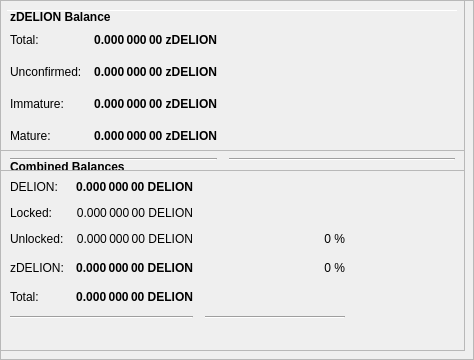
        <widget class="QFrame" name="frameObfuscation">
         <property name="minimumSize">
          <size>
           <width>0</width>
           <height>350</height>
          </size>
         </property>
         <property name="layoutDirection">
          <enum>Qt::LeftToRight</enum>
         </property>
         <property name="frameShape">
          <enum>QFrame::StyledPanel</enum>
         </property>
         <property name="frameShadow">
          <enum>QFrame::Raised</enum>
         </property>
         <widget class="QPushButton" name="runAutoDenom">
          <property name="geometry">
           <rect>
            <x>251</x>
            <y>17</y>
            <width>1</width>
            <height>1</height>
           </rect>
          </property>
          <property name="palette">
           <palette>
            <active>
             <colorrole role="WindowText">
              <brush brushstyle="SolidPattern">
               <color alpha="255">
                <red>0</red>
                <green>0</green>
                <blue>0</blue>
               </color>
              </brush>
             </colorrole>
             <colorrole role="Button">
              <brush brushstyle="SolidPattern">
               <color alpha="255">
                <red>239</red>
                <green>238</green>
                <blue>238</blue>
               </color>
              </brush>
             </colorrole>
             <colorrole role="Light">
              <brush brushstyle="SolidPattern">
               <color alpha="255">
                <red>255</red>
                <green>255</green>
                <blue>255</blue>
               </color>
              </brush>
             </colorrole>
             <colorrole role="Midlight">
              <brush brushstyle="SolidPattern">
               <color alpha="255">
                <red>247</red>
                <green>246</green>
                <blue>246</blue>
               </color>
              </brush>
             </colorrole>
             <colorrole role="Dark">
              <brush brushstyle="SolidPattern">
               <color alpha="255">
                <red>119</red>
                <green>119</green>
                <blue>119</blue>
               </color>
              </brush>
             </colorrole>
             <colorrole role="Mid">
              <brush brushstyle="SolidPattern">
               <color alpha="255">
                <red>159</red>
                <green>159</green>
                <blue>159</blue>
               </color>
              </brush>
             </colorrole>
             <colorrole role="Text">
              <brush brushstyle="SolidPattern">
               <color alpha="255">
                <red>0</red>
                <green>0</green>
                <blue>0</blue>
               </color>
              </brush>
             </colorrole>
             <colorrole role="BrightText">
              <brush brushstyle="SolidPattern">
               <color alpha="255">
                <red>255</red>
                <green>255</green>
                <blue>255</blue>
               </color>
              </brush>
             </colorrole>
             <colorrole role="ButtonText">
              <brush brushstyle="SolidPattern">
               <color alpha="255">
                <red>0</red>
                <green>0</green>
                <blue>0</blue>
               </color>
              </brush>
             </colorrole>
             <colorrole role="Base">
              <brush brushstyle="SolidPattern">
               <color alpha="255">
                <red>255</red>
                <green>255</green>
                <blue>255</blue>
               </color>
              </brush>
             </colorrole>
             <colorrole role="Window">
              <brush brushstyle="SolidPattern">
               <color alpha="255">
                <red>239</red>
                <green>238</green>
                <blue>238</blue>
               </color>
              </brush>
             </colorrole>
             <colorrole role="Shadow">
              <brush brushstyle="SolidPattern">
               <color alpha="255">
                <red>0</red>
                <green>0</green>
                <blue>0</blue>
               </color>
              </brush>
             </colorrole>
             <colorrole role="AlternateBase">
              <brush brushstyle="SolidPattern">
               <color alpha="255">
                <red>247</red>
                <green>246</green>
                <blue>246</blue>
               </color>
              </brush>
             </colorrole>
             <colorrole role="ToolTipBase">
              <brush brushstyle="SolidPattern">
               <color alpha="255">
                <red>255</red>
                <green>255</green>
                <blue>220</blue>
               </color>
              </brush>
             </colorrole>
             <colorrole role="ToolTipText">
              <brush brushstyle="SolidPattern">
               <color alpha="255">
                <red>0</red>
                <green>0</green>
                <blue>0</blue>
               </color>
              </brush>
             </colorrole>
            </active>
            <inactive>
             <colorrole role="WindowText">
              <brush brushstyle="SolidPattern">
               <color alpha="255">
                <red>0</red>
                <green>0</green>
                <blue>0</blue>
               </color>
              </brush>
             </colorrole>
             <colorrole role="Button">
              <brush brushstyle="SolidPattern">
               <color alpha="255">
                <red>239</red>
                <green>238</green>
                <blue>238</blue>
               </color>
              </brush>
             </colorrole>
             <colorrole role="Light">
              <brush brushstyle="SolidPattern">
               <color alpha="255">
                <red>255</red>
                <green>255</green>
                <blue>255</blue>
               </color>
              </brush>
             </colorrole>
             <colorrole role="Midlight">
              <brush brushstyle="SolidPattern">
               <color alpha="255">
                <red>247</red>
                <green>246</green>
                <blue>246</blue>
               </color>
              </brush>
             </colorrole>
             <colorrole role="Dark">
              <brush brushstyle="SolidPattern">
               <color alpha="255">
                <red>119</red>
                <green>119</green>
                <blue>119</blue>
               </color>
              </brush>
             </colorrole>
             <colorrole role="Mid">
              <brush brushstyle="SolidPattern">
               <color alpha="255">
                <red>159</red>
                <green>159</green>
                <blue>159</blue>
               </color>
              </brush>
             </colorrole>
             <colorrole role="Text">
              <brush brushstyle="SolidPattern">
               <color alpha="255">
                <red>0</red>
                <green>0</green>
                <blue>0</blue>
               </color>
              </brush>
             </colorrole>
             <colorrole role="BrightText">
              <brush brushstyle="SolidPattern">
               <color alpha="255">
                <red>255</red>
                <green>255</green>
                <blue>255</blue>
               </color>
              </brush>
             </colorrole>
             <colorrole role="ButtonText">
              <brush brushstyle="SolidPattern">
               <color alpha="255">
                <red>0</red>
                <green>0</green>
                <blue>0</blue>
               </color>
              </brush>
             </colorrole>
             <colorrole role="Base">
              <brush brushstyle="SolidPattern">
               <color alpha="255">
                <red>255</red>
                <green>255</green>
                <blue>255</blue>
               </color>
              </brush>
             </colorrole>
             <colorrole role="Window">
              <brush brushstyle="SolidPattern">
               <color alpha="255">
                <red>239</red>
                <green>238</green>
                <blue>238</blue>
               </color>
              </brush>
             </colorrole>
             <colorrole role="Shadow">
              <brush brushstyle="SolidPattern">
               <color alpha="255">
                <red>0</red>
                <green>0</green>
                <blue>0</blue>
               </color>
              </brush>
             </colorrole>
             <colorrole role="AlternateBase">
              <brush brushstyle="SolidPattern">
               <color alpha="255">
                <red>247</red>
                <green>246</green>
                <blue>246</blue>
               </color>
              </brush>
             </colorrole>
             <colorrole role="ToolTipBase">
              <brush brushstyle="SolidPattern">
               <color alpha="255">
                <red>255</red>
                <green>255</green>
                <blue>220</blue>
               </color>
              </brush>
             </colorrole>
             <colorrole role="ToolTipText">
              <brush brushstyle="SolidPattern">
               <color alpha="255">
                <red>0</red>
                <green>0</green>
                <blue>0</blue>
               </color>
              </brush>
             </colorrole>
            </inactive>
            <disabled>
             <colorrole role="WindowText">
              <brush brushstyle="SolidPattern">
               <color alpha="255">
                <red>119</red>
                <green>119</green>
                <blue>119</blue>
               </color>
              </brush>
             </colorrole>
             <colorrole role="Button">
              <brush brushstyle="SolidPattern">
               <color alpha="255">
                <red>239</red>
                <green>238</green>
                <blue>238</blue>
               </color>
              </brush>
             </colorrole>
             <colorrole role="Light">
              <brush brushstyle="SolidPattern">
               <color alpha="255">
                <red>255</red>
                <green>255</green>
                <blue>255</blue>
               </color>
              </brush>
             </colorrole>
             <colorrole role="Midlight">
              <brush brushstyle="SolidPattern">
               <color alpha="255">
                <red>247</red>
                <green>246</green>
                <blue>246</blue>
               </color>
              </brush>
             </colorrole>
             <colorrole role="Dark">
              <brush brushstyle="SolidPattern">
               <color alpha="255">
                <red>119</red>
                <green>119</green>
                <blue>119</blue>
               </color>
              </brush>
             </colorrole>
             <colorrole role="Mid">
              <brush brushstyle="SolidPattern">
               <color alpha="255">
                <red>159</red>
                <green>159</green>
                <blue>159</blue>
               </color>
              </brush>
             </colorrole>
             <colorrole role="Text">
              <brush brushstyle="SolidPattern">
               <color alpha="255">
                <red>119</red>
                <green>119</green>
                <blue>119</blue>
               </color>
              </brush>
             </colorrole>
             <colorrole role="BrightText">
              <brush brushstyle="SolidPattern">
               <color alpha="255">
                <red>255</red>
                <green>255</green>
                <blue>255</blue>
               </color>
              </brush>
             </colorrole>
             <colorrole role="ButtonText">
              <brush brushstyle="SolidPattern">
               <color alpha="255">
                <red>119</red>
                <green>119</green>
                <blue>119</blue>
               </color>
              </brush>
             </colorrole>
             <colorrole role="Base">
              <brush brushstyle="SolidPattern">
               <color alpha="255">
                <red>239</red>
                <green>238</green>
                <blue>238</blue>
               </color>
              </brush>
             </colorrole>
             <colorrole role="Window">
              <brush brushstyle="SolidPattern">
               <color alpha="255">
                <red>239</red>
                <green>238</green>
                <blue>238</blue>
               </color>
              </brush>
             </colorrole>
             <colorrole role="Shadow">
              <brush brushstyle="SolidPattern">
               <color alpha="255">
                <red>0</red>
                <green>0</green>
                <blue>0</blue>
               </color>
              </brush>
             </colorrole>
             <colorrole role="AlternateBase">
              <brush brushstyle="SolidPattern">
               <color alpha="255">
                <red>239</red>
                <green>238</green>
                <blue>238</blue>
               </color>
              </brush>
             </colorrole>
             <colorrole role="ToolTipBase">
              <brush brushstyle="SolidPattern">
               <color alpha="255">
                <red>255</red>
                <green>255</green>
                <blue>220</blue>
               </color>
              </brush>
             </colorrole>
             <colorrole role="ToolTipText">
              <brush brushstyle="SolidPattern">
               <color alpha="255">
                <red>0</red>
                <green>0</green>
                <blue>0</blue>
               </color>
              </brush>
             </colorrole>
            </disabled>
           </palette>
          </property>
          <property name="focusPolicy">
           <enum>Qt::NoFocus</enum>
          </property>
          <property name="autoFillBackground">
           <bool>true</bool>
          </property>
          <property name="text">
           <string/>
          </property>
          <property name="flat">
           <bool>true</bool>
          </property>
         </widget>
         <widget class="Line" name="line">
          <property name="geometry">
           <rect>
            <x>7</x>
            <y>10</y>
            <width>451</width>
            <height>1</height>
           </rect>
          </property>
          <property name="orientation">
           <enum>Qt::Horizontal</enum>
          </property>
         </widget>
         <widget class="QFrame" name="frame_3">
          <property name="geometry">
           <rect>
            <x>0</x>
            <y>150</y>
            <width>465</width>
            <height>201</height>
           </rect>
          </property>
          <property name="frameShape">
           <enum>QFrame::StyledPanel</enum>
          </property>
          <property name="frameShadow">
           <enum>QFrame::Raised</enum>
          </property>
          <layout class="QVBoxLayout" name="verticalLayout_5">
           <item>
            <layout class="QHBoxLayout" name="horizontalLayout_5" stretch="0">
             <item>
              <widget class="QLabel" name="label_5z">
               <property name="maximumSize">
                <size>
                 <width>16777215</width>
                 <height>20</height>
                </size>
               </property>
               <property name="font">
                <font>
                 <weight>75</weight>
                 <bold>true</bold>
                </font>
               </property>
               <property name="toolTip">
                <string>Combined Balances (including unconfirmed and immature coins)</string>
               </property>
               <property name="text">
                <string>&lt;html&gt;&lt;head/&gt;&lt;body&gt;&lt;p&gt;Combined Balances&lt;/p&gt;&lt;/body&gt;&lt;/html&gt;</string>
               </property>
              </widget>
             </item>
            </layout>
           </item>
           <item>
            <layout class="QGridLayout" name="gridLayout_3">
             <property name="spacing">
              <number>12</number>
             </property>
             <item row="7" column="0" colspan="2">
              <widget class="Line" name="lineSpendableBalance_3">
               <property name="orientation">
                <enum>Qt::Horizontal</enum>
               </property>
              </widget>
             </item>
             <item row="7" column="2">
              <widget class="Line" name="lineWatchBalance_3">
               <property name="sizePolicy">
                <sizepolicy hsizetype="Preferred" vsizetype="Fixed">
                 <horstretch>0</horstretch>
                 <verstretch>0</verstretch>
                </sizepolicy>
               </property>
               <property name="minimumSize">
                <size>
                 <width>140</width>
                 <height>0</height>
                </size>
               </property>
               <property name="orientation">
                <enum>Qt::Horizontal</enum>
               </property>
              </widget>
             </item>
             <item row="4" column="1">
              <widget class="QLabel" name="labelzBalancez">
               <property name="font">
                <font>
                 <weight>75</weight>
                 <bold>true</bold>
                </font>
               </property>
               <property name="cursor">
                <cursorShape>IBeamCursor</cursorShape>
               </property>
               <property name="toolTip">
                <string>Total of transactions that have yet to be confirmed, and do not yet count toward the spendable balance</string>
               </property>
               <property name="text">
                <string notr="true">0.000 000 00 DELION</string>
               </property>
               <property name="alignment">
                <set>Qt::AlignRight|Qt::AlignTrailing|Qt::AlignVCenter</set>
               </property>
               <property name="textInteractionFlags">
                <set>Qt::LinksAccessibleByMouse|Qt::TextSelectableByKeyboard|Qt::TextSelectableByMouse</set>
               </property>
              </widget>
             </item>
             <item row="6" column="1">
              <widget class="QLabel" name="labelTotalz">
               <property name="font">
                <font>
                 <weight>75</weight>
                 <bold>true</bold>
                </font>
               </property>
               <property name="cursor">
                <cursorShape>IBeamCursor</cursorShape>
               </property>
               <property name="toolTip">
                <string>Total Balance, including unconfirmed and immature coins.</string>
               </property>
               <property name="text">
                <string notr="true">0.000 000 00 DELION</string>
               </property>
               <property name="alignment">
                <set>Qt::AlignRight|Qt::AlignTrailing|Qt::AlignVCenter</set>
               </property>
               <property name="textInteractionFlags">
                <set>Qt::LinksAccessibleByMouse|Qt::TextSelectableByKeyboard|Qt::TextSelectableByMouse</set>
               </property>
              </widget>
             </item>
             <item row="4" column="3">
              <spacer name="horizontalSpacer_6">
               <property name="orientation">
                <enum>Qt::Horizontal</enum>
               </property>
               <property name="sizeHint" stdset="0">
                <size>
                 <width>40</width>
                 <height>20</height>
                </size>
               </property>
              </spacer>
             </item>
             <item row="6" column="0">
              <widget class="QLabel" name="labelTotalTextz">
               <property name="text">
                <string>Total:</string>
               </property>
              </widget>
             </item>
             <item row="1" column="0">
              <widget class="QLabel" name="labelBalanceTextz">
               <property name="text">
                <string>DELION:</string>
               </property>
              </widget>
             </item>
             <item row="1" column="1">
              <widget class="QLabel" name="labelBalancez">
               <property name="font">
                <font>
                 <weight>75</weight>
                 <bold>true</bold>
                </font>
               </property>
               <property name="cursor">
                <cursorShape>IBeamCursor</cursorShape>
               </property>
               <property name="toolTip">
                <string>Your current spendable balance</string>
               </property>
               <property name="text">
                <string notr="true">0.000 000 00 DELION</string>
               </property>
               <property name="alignment">
                <set>Qt::AlignRight|Qt::AlignTrailing|Qt::AlignVCenter</set>
               </property>
               <property name="textInteractionFlags">
                <set>Qt::LinksAccessibleByMouse|Qt::TextSelectableByKeyboard|Qt::TextSelectableByMouse</set>
               </property>
              </widget>
             </item>
             <item row="4" column="0">
              <widget class="QLabel" name="labelzBalanceTextz">
               <property name="toolTip">
                <string/>
               </property>
               <property name="text">
                <string>zDELION:</string>
               </property>
              </widget>
             </item>
             <item row="4" column="2">
              <widget class="QLabel" name="labelzDELIONPercent">
               <property name="toolTip">
                <string>Current percentage of zDELION.
If AutoMint is enabled this percentage will settle around the configured AutoMint percentage (default = 10%)</string>
               </property>
               <property name="text">
                <string>0 %</string>
               </property>
               <property name="alignment">
                <set>Qt::AlignRight|Qt::AlignTrailing|Qt::AlignVCenter</set>
               </property>
              </widget>
             </item>
             <item row="6" column="2">
              <widget class="QLabel" name="label100Percent">
               <property name="text">
                <string/>
               </property>
               <property name="alignment">
                <set>Qt::AlignRight|Qt::AlignTrailing|Qt::AlignVCenter</set>
               </property>
              </widget>
             </item>
             <item row="2" column="1">
              <widget class="QLabel" name="labelLockedBalance">
               <property name="toolTip">
                <string>Locked DELION or Masternode collaterals. These are excluded from zDELION minting.</string>
               </property>
               <property name="text">
                <string>0.000 000 00 DELION</string>
               </property>
               <property name="alignment">
                <set>Qt::AlignRight|Qt::AlignTrailing|Qt::AlignVCenter</set>
               </property>
              </widget>
             </item>
             <item row="2" column="0">
              <widget class="QLabel" name="labelLockedBalanceText">
               <property name="toolTip">
                <string>Locked DELION or Masternode collaterals. These are excluded from zDELION minting.</string>
               </property>
               <property name="text">
                <string>Locked:</string>
               </property>
              </widget>
             </item>
             <item row="3" column="0">
              <widget class="QLabel" name="labelUnLockedBalanceText">
               <property name="toolTip">
                <string>Unlocked DELIONs. These can be used for zDELION minting.</string>
               </property>
               <property name="text">
                <string>Unlocked:</string>
               </property>
              </widget>
             </item>
             <item row="3" column="1">
              <widget class="QLabel" name="labelUnLockedBalance">
               <property name="toolTip">
                <string>Unlocked DELIONs. These can be used for zDELION minting.</string>
               </property>
               <property name="text">
                <string>0.000 000 00 DELION</string>
               </property>
               <property name="alignment">
                <set>Qt::AlignRight|Qt::AlignTrailing|Qt::AlignVCenter</set>
               </property>
              </widget>
             </item>
             <item row="3" column="2">
              <widget class="QLabel" name="labelDELIONPercent">
               <property name="text">
                <string>0 %</string>
               </property>
               <property name="alignment">
                <set>Qt::AlignRight|Qt::AlignTrailing|Qt::AlignVCenter</set>
               </property>
              </widget>
             </item>
            </layout>
           </item>
           <item>
            <spacer name="verticalSpacer">
             <property name="orientation">
              <enum>Qt::Vertical</enum>
             </property>
             <property name="sizeHint" stdset="0">
              <size>
               <width>20</width>
               <height>40</height>
              </size>
             </property>
            </spacer>
           </item>
          </layout>
         </widget>
         <widget class="QFrame" name="frame_4">
          <property name="geometry">
           <rect>
            <x>0</x>
            <y>0</y>
            <width>465</width>
            <height>171</height>
           </rect>
          </property>
          <property name="frameShape">
           <enum>QFrame::StyledPanel</enum>
          </property>
          <property name="frameShadow">
           <enum>QFrame::Raised</enum>
          </property>
          <layout class="QVBoxLayout" name="verticalLayout_7">
           <item>
            <layout class="QHBoxLayout" name="horizontalLayout_8" stretch="0">
             <item>
              <widget class="QLabel" name="label_5z_3">
               <property name="maximumSize">
                <size>
                 <width>16777215</width>
                 <height>20</height>
                </size>
               </property>
               <property name="font">
                <font>
                 <weight>75</weight>
                 <bold>true</bold>
                </font>
               </property>
               <property name="text">
                <string>zDELION Balance</string>
               </property>
              </widget>
             </item>
            </layout>
           </item>
           <item>
            <layout class="QGridLayout" name="gridLayout_5">
             <property name="spacing">
              <number>12</number>
             </property>
             <item row="4" column="0">
              <widget class="QLabel" name="labelzBalanceMatureText">
               <property name="toolTip">
                <string>Mature: more than 20 confirmation and more than 1 mints of the same denomination after it was minted.
These zDELION are spendable.</string>
               </property>
               <property name="text">
                <string>Mature:</string>
               </property>
              </widget>
             </item>
             <item row="5" column="0" colspan="2">
              <widget class="Line" name="lineSpendableBalance_5">
               <property name="orientation">
                <enum>Qt::Horizontal</enum>
               </property>
              </widget>
             </item>
             <item row="1" column="1">
              <widget class="QLabel" name="labelzBalance">
               <property name="font">
                <font>
                 <weight>75</weight>
                 <bold>true</bold>
                </font>
               </property>
               <property name="cursor">
                <cursorShape>IBeamCursor</cursorShape>
               </property>
               <property name="toolTip">
                <string>All available zDELION, unconfirmed and immature zDELION included.</string>
               </property>
               <property name="text">
                <string notr="true">0.000 000 00 zDELION</string>
               </property>
               <property name="alignment">
                <set>Qt::AlignRight|Qt::AlignTrailing|Qt::AlignVCenter</set>
               </property>
               <property name="textInteractionFlags">
                <set>Qt::LinksAccessibleByMouse|Qt::TextSelectableByKeyboard|Qt::TextSelectableByMouse</set>
               </property>
              </widget>
             </item>
             <item row="5" column="2">
              <widget class="Line" name="lineWatchBalance_5">
               <property name="sizePolicy">
                <sizepolicy hsizetype="Preferred" vsizetype="Fixed">
                 <horstretch>0</horstretch>
                 <verstretch>0</verstretch>
                </sizepolicy>
               </property>
               <property name="minimumSize">
                <size>
                 <width>140</width>
                 <height>0</height>
                </size>
               </property>
               <property name="orientation">
                <enum>Qt::Horizontal</enum>
               </property>
              </widget>
             </item>
             <item row="1" column="0">
              <widget class="QLabel" name="labelzBalanceText">
               <property name="toolTip">
                <string>All available zDELION, unconfirmed and immature zDELION included.</string>
               </property>
               <property name="text">
                <string>Total:</string>
               </property>
              </widget>
             </item>
             <item row="1" column="2">
              <spacer name="horizontalSpacer_8">
               <property name="orientation">
                <enum>Qt::Horizontal</enum>
               </property>
               <property name="sizeHint" stdset="0">
                <size>
                 <width>40</width>
                 <height>20</height>
                </size>
               </property>
              </spacer>
             </item>
             <item row="4" column="2">
              <spacer name="horizontalSpacer_4">
               <property name="orientation">
                <enum>Qt::Horizontal</enum>
               </property>
               <property name="sizeHint" stdset="0">
                <size>
                 <width>40</width>
                 <height>20</height>
                </size>
               </property>
              </spacer>
             </item>
             <item row="4" column="1">
              <widget class="QLabel" name="labelzBalanceMature">
               <property name="font">
                <font>
                 <weight>75</weight>
                 <bold>true</bold>
                </font>
               </property>
               <property name="toolTip">
                <string>Mature: more than 20 confirmation and more than 1 mints of the same denomination after it was minted.
These zDELION are spendable.</string>
               </property>
               <property name="text">
                <string>0.000 000 00 zDELION</string>
               </property>
               <property name="alignment">
                <set>Qt::AlignRight|Qt::AlignTrailing|Qt::AlignVCenter</set>
               </property>
              </widget>
             </item>
             <item row="2" column="0">
              <widget class="QLabel" name="labelzBalanceUnconfirmedText">
               <property name="toolTip">
                <string>Unconfirmed: less than 20 confirmations
Immature: confirmed, but less than 1 mints of the same denomination after it was minted</string>
               </property>
               <property name="text">
                <string>Unconfirmed:</string>
               </property>
              </widget>
             </item>
             <item row="2" column="1">
              <widget class="QLabel" name="labelzBalanceUnconfirmed">
               <property name="font">
                <font>
                 <weight>75</weight>
                 <bold>true</bold>
                </font>
               </property>
               <property name="toolTip">
                <string>Unconfirmed: less than 20 confirmations
Immature: confirmed, but less than 1 mints of the same denomination after it was minted</string>
               </property>
               <property name="text">
                <string>0.000 000 00 zDELION</string>
               </property>
               <property name="alignment">
                <set>Qt::AlignRight|Qt::AlignTrailing|Qt::AlignVCenter</set>
               </property>
              </widget>
             </item>
             <item row="2" column="2">
              <spacer name="horizontalSpacer_5">
               <property name="orientation">
                <enum>Qt::Horizontal</enum>
               </property>
               <property name="sizeHint" stdset="0">
                <size>
                 <width>40</width>
                 <height>20</height>
                </size>
               </property>
              </spacer>
             </item>
             <item row="3" column="0">
              <widget class="QLabel" name="labelzBalanceImmatureText">
               <property name="toolTip">
                <string>Unconfirmed: less than 20 confirmations
Immature: confirmed, but less than 1 mints of the same denomination after it was minted</string>
               </property>
               <property name="text">
                <string>Immature:</string>
               </property>
              </widget>
             </item>
             <item row="3" column="1">
              <widget class="QLabel" name="labelzBalanceImmature">
               <property name="font">
                <font>
                 <weight>75</weight>
                 <bold>true</bold>
                </font>
               </property>
               <property name="toolTip">
                <string>Unconfirmed: less than 20 confirmations
Immature: confirmed, but less than 1 mints of the same denomination after it was minted</string>
               </property>
               <property name="text">
                <string>0.000 000 00 zDELION</string>
               </property>
               <property name="alignment">
                <set>Qt::AlignRight|Qt::AlignTrailing|Qt::AlignVCenter</set>
               </property>
              </widget>
             </item>
             <item row="3" column="2">
              <spacer name="horizontalSpacer_7">
               <property name="orientation">
                <enum>Qt::Horizontal</enum>
               </property>
               <property name="sizeHint" stdset="0">
                <size>
                 <width>40</width>
                 <height>20</height>
                </size>
               </property>
              </spacer>
             </item>
            </layout>
           </item>
          </layout>
         </widget>
        </widget>
